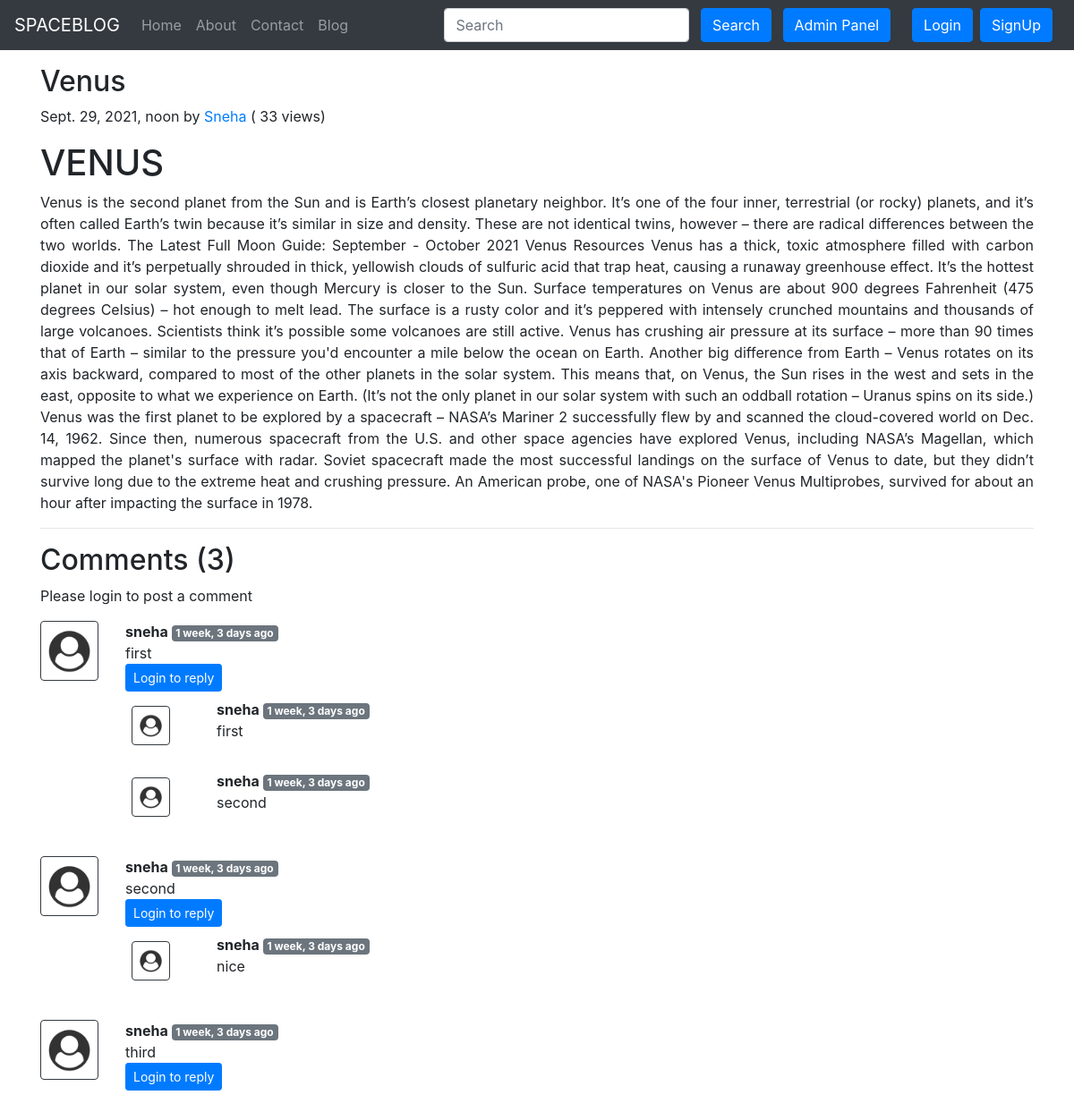
Page /blog/dsnnvkj on the committed database.
### blog/models.py (models this page shows, shortened)
class Post(models.Model):
    sno=models.AutoField(primary_key=True)
    title=models.CharField(max_length=255)
    author=models.CharField(max_length=14)
    slug=models.CharField(max_length=130)
    views= models.IntegerField(default=0)
    timeStamp=models.DateTimeField(blank=True)
    thumbnail = models.ImageField(upload_to='static/images', default="")
    content=models.TextField()
    material=models.TextField(default="")

class BlogComment(models.Model):
    sno= models.AutoField(primary_key=True)
    comment=models.TextField()
    user=models.ForeignKey(User, on_delete=models.CASCADE)
    post=models.ForeignKey(Post, on_delete=models.CASCADE)
    parent=models.ForeignKey('self',on_delete=models.CASCADE, null=True )
    timestamp= models.DateTimeField(default=now)

### blog/views.py (the view)
# urls.py: path('<str:slug>', views.blogPost, name="blogPost"),
def blogPost(request, slug):
    post=Post.objects.filter(slug=slug).first()
    post.views= post.views +1
    post.save()
    comments= BlogComment.objects.filter(post=post, parent=None)
    replies= BlogComment.objects.filter(post=post).exclude(parent=None)
    replyDict={}
    for reply in replies:
        if reply.parent.sno not in replyDict.keys():
            replyDict[reply.parent.sno]=[reply]
        else:
            replyDict[reply.parent.sno].append(reply)
    context={'post':post, 'comments': comments, 'user': request.user, 'replyDict': replyDict}
    return render(request, "blog/blogPost.html", context)

### blog/templatetags/extras.py (called while the page is built)
@register.filter(name='get_val')
def get_val(dict, key):
    return dict.get(key)

### templates/blog/blogPost.html (shortened to what this page needs)
{% extends 'base.html' %}
    {% load static %}
{% block body %}
{% load humanize %}
{% load extras %}
<div class="container my-3">
    <h2 class="blog-post-title">{{post.title}}</h2>
    <p class="blog-post-meta">{{post.timeStamp}} by <a href="/about">{{post.author}}</a> (<span > {{post.views}} views</span>)</p>
    <p>{{post.content|safe}}</p>
    <hr>
</div>
<div class="container">
    <h2> Comments ({{comments.count}}) </h2>
    <div class="my-2">
        {% if user.is_authenticated %}
        <form action="/blog/postComment" method="post">
            {% csrf_token %}
            <div class="form-group">
                <label for="exampleInputEmail1">Post Comment </label>
                <input type="text" class="form-control" name="comment" placeholder="Enter comment here">
            </div>
            <input type="hidden" name="postSno" value="{{post.sno}}">
            <input type="hidden" name="parentSno" value="">
            <button type="submit" class="btn btn-primary">Submit</button>
        </form>
        {% else %}
        Please login to post a comment
        {% endif %}
    </div>
    {% for comment in comments %}
    <div class="row my-3">
        <div class="col-md-1  ">
            <img class="rounded mx-auto d-block w-100 border border-dark p-2" src="/static/img/user.png" alt="user">
        </div>
        <div class="col-md-11 ">
            <b> {{comment.user.username}} </b> <span class="badge badge-secondary ">{{comment.timestamp| naturaltime}}</span>
            <div>{{comment.comment}}</div>
            <div class="reply mx-0">
                {% if user.is_authenticated %}
                <button class="btn btn-sm btn-primary" type="button" data-toggle="collapse" data-target="#replyBox{{comment.sno}}" aria-expanded="false" aria-controls="replyBox{{comment.sno}}">
                    Reply
                </button>
                <div class="collapse" id="replyBox{{comment.sno}}">
                    <div class="card card-body my-2">
                        <form action="/blog/postComment" method="post">
                            {% csrf_token %}
                            <div class="form-group">
                                <label for="comment">Post a reply </label>
                                <input type="text" class="form-control" name="comment" placeholder="Enter comment here">
                                <input type="hidden" name="parentSno" value="{{comment.sno}}">
                            </div>
                            <input type="hidden" name="postSno" value="{{post.sno}}">
                            <button type="submit" class="btn btn-primary">Submit</button>
                        </form>
                    </div>
                </div>
                {% else %}
                <button class="btn btn-sm btn-primary" type="button" data-toggle="collapse" data-target="#replyBox{{comment.sno}}" aria-expanded="false" aria-controls="replyBox{{comment.sno}}">
                    Login to reply
                </button>
                {% endif %}
                <div class="replies my-2 ">
                    {% for reply in replyDict|get_val:comment.sno %}
                    <div class="row my-2">
                        <div class="col-md-1 ">
                            <img class="rounded mx-auto d-block w-75 my-2 border border-dark p-2" src="/static/img/user.png" alt="user">
                        </div>
                        <div class="col-md-11">
                            <div class="col-md-11 ">
                                <b> {{reply.user.username}} </b> <span class="badge badge-secondary ">{{reply.timestamp| naturaltime}}</span>
                                <div>{{reply.comment}}</div>
                            </div>
                            <br>
                        </div>
                    </div>
                    {% endfor %}
                </div>
            </div>
        </div>
    </div>
    {% endfor %}
</div>
{% endblock %}

### templates/base.html (shortened to what this page needs)
<!doctype html>
<html lang="en">
  <head>
    <link rel="stylesheet" href="https://stackpath.bootstrapcdn.com/bootstrap/4.5.2/css/bootstrap.min.css">
  </head>
  <body>
    <nav class="navbar navbar-expand-lg navbar-dark bg-dark">
        <a class="navbar-brand" href="/">SPACEBLOG</a>
        <div class="collapse navbar-collapse" id="navbarSupportedContent">
          <ul class="navbar-nav mr-auto">
            <li class="nav-item {% block homeactive %}  {% endblock homeactive %}">
              <a class="nav-link" href="/">Home <span class="sr-only">(current)</span></a>
            </li>
            <li class="nav-item {% block aboutactive %}  {% endblock aboutactive %}" >
              <a class="nav-link" href="/about">About</a>
            </li>
            <li class="nav-item {% block contactactive %}  {% endblock contactactive %} ">
              <a class="nav-link" href="/contact">Contact</a>
            </li>
            <li class="nav-item {% block blogactive %}  {% endblock blogactive %} ">
              <a class="nav-link" href="/blog">Blog</a>
            </li>
          </ul>
          <div class="ml-auto form-inline ">
          <form method="get" action="/search"class="my-2 my-lg-0 mx-3">
            <input class="form-control mr-sm-2" type="search" placeholder="Search" aria-label="Search" name="query" id="query">
            <button class="btn btn-primary my-2 my-sm-0 " type="submit">Search</button>
            <a href="/admin" role="button" target="_blank" class="btn btn-primary m-2 my-sm-0"> Admin Panel </a>
          </form>
{% if user.is_authenticated %}
<ul class="navbar-nav mr-2">
<li class="nav-item dropdown">
<a class="nav-link dropdown-toggle" href='#' id="navbarDropdown" role="button" data-toggle="dropdown"> Welcome {{request.user}}</a>
<div class="dropdown-menu" aria-labelledby="navbarDropdown">
          <a class="dropdown-item" href="/logout">Logout</a>
        </div>
      </li>
      </ul>
      </div>
{% else %}
<button type="button" class="btn btn-primary mr-2" data-toggle="modal" data-target="#loginModal">
Login
</button>
<button type="button" class="btn btn-primary mr-2" data-toggle="modal" data-target="#signupModal">
SignUp
</button>
{% endif %}
        </div>
      </nav>
      {% block body %}  {% endblock body %}
  </body>
</html>

### rows in the picture
Post: title "Venus", timeStamp "Sept. 29, 2021, noon", author "Sneha", views "33", content "VENUS Venus is the second planet from the Sun and is Earth’s closest planetary neighbor. It’s one of the four inner, terrestrial (or rocky) planets, and it’s often called Earth’s twin because it’s similar in size and density. These are not identical twins, however – there are radical differences between the two worlds. The Latest Full Moon Guide: September - October 2021 Venus Resources Venus has a thick, toxic atmosphere filled with carbon dioxide and it’s perpetually shrouded in thick, yellowish clouds of sulfuric acid that trap heat, causing a runaway greenhouse effect. It’s the hottest planet in our solar system, even though Mercury is closer to the Sun. Surface temperatures on Venus…"
BlogComment: user.username "sneha", timestamp "1 week, 3 days ago", comment "first"
BlogComment: user.username "sneha", timestamp "1 week, 3 days ago", comment "first"
BlogComment: user.username "sneha", timestamp "1 week, 3 days ago", comment "second"
BlogComment: user.username "sneha", timestamp "1 week, 3 days ago", comment "second"
BlogComment: user.username "sneha", timestamp "1 week, 3 days ago", comment "nice"
BlogComment: user.username "sneha", timestamp "1 week, 3 days ago", comment "third"

### other values in the picture
{{ comments.count }} "3"
